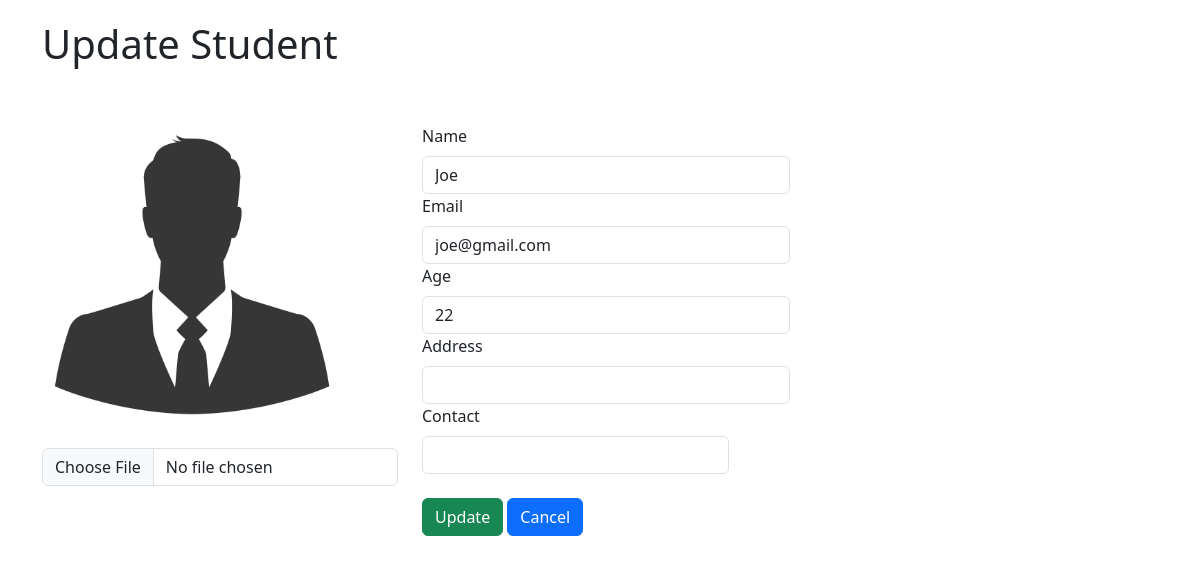
Screenshot of /update-student/1 with the database file from the repository.
### CRUD/models.py (models this page shows, shortened)
class Student(models.Model):
    name = models.CharField(max_length=20)
    email = models.EmailField()
    age = models.IntegerField()
    classroom = models.ForeignKey(ClassRoom, on_delete = models.CASCADE,
                                  related_name="classroom_students")

### CRUD/views.py (the view, shortened to what this page needs)
# urls.py: path("update-student/<int:id>", update_student, name="update_student"),
def update_student(request, id):
    student = Student.objects.get(id=id)
    return render(request, template_name="CRUD/update_student.html", context={"student":student, "title": "Update Student"})

### CRUD/templates/CRUD/update_student.html (shortened to what this page needs)
{% extends "CRUD/base.html" %}
{% load static %}
{% block content %}
<h1>{{title}}</h1><br><br>
<form method="post" action="{% url 'update_student' student.id %}" enctype="multipart/form-data">
    <div class="row">
        <div class="col-md-4">
            {% if student.studentprofile.profile_picture %}
            <img src="{{student.studentprofile.profile_picture.url}}" style="height: 300px;">
            {% else %}
            <img src="{% static 'CRUD/default_pp.jpeg' %}" style="height: 300px;">
            {% endif %}<br><br>
            <input type="file" class="form-control" name="pp">
        </div>
        <div class="col-md-8">
            <div class="col-md-6">
                <label for="inputEmail4" class="form-label">Name</label>
                <input type="text" class="form-control" id="name" name="name" value="{{student.name}}">
              </div>
              <div class="col-md-6">
                <label for="inputPassword4" class="form-label">Email</label>
                <input type="email" class="form-control" id="email" name="email" value="{{student.email}}">
              </div>
              <div class="col-6">
                <label for="inputAddress" class="form-label">Age</label>
                <input type="number" class="form-control" id="age" name="age" value="{{student.age}}">
              </div>
              <div class="col-6">
                <label for="inputAddress2" class="form-label">Address</label>
                <input type="text" class="form-control" id="inputAddress" name="address" value="{{student.studentprofile.address}}">
              </div>
              <div class="col-md-5">
                <label for="inputCity" class="form-label">Contact</label>
                <input type="text" class="form-control" id="contact" name="contact" value="{{student.studentprofile.contact}}">
              </div><br>
              <button type="submit" class="btn btn-success">Update</button>
              <a href="{% url 'crud_student' %}" class="btn btn-primary">Cancel</a>
        </div>
    </div>
</form>
{% endblock %}

### rows the page displays
Student: name "Joe", email "joe@gmail.com", age "22"

### other values shown
{{ title }} "Update Student"
